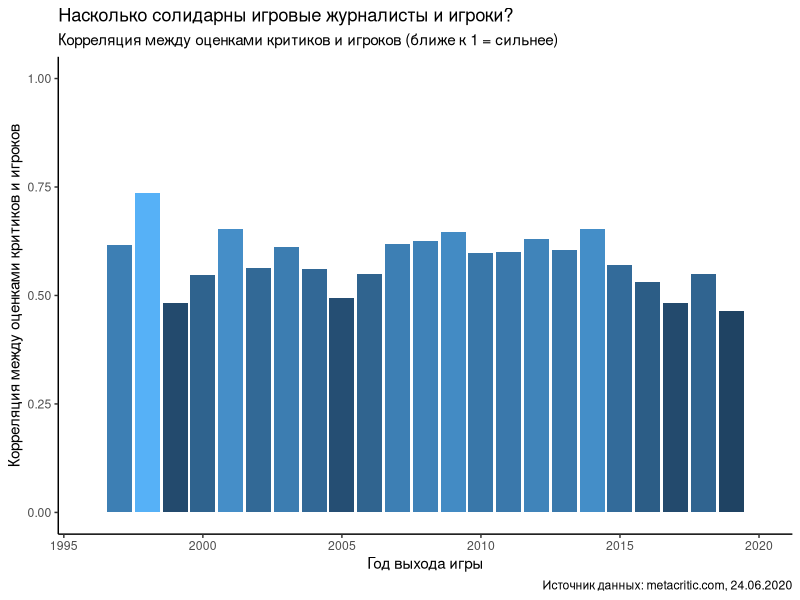
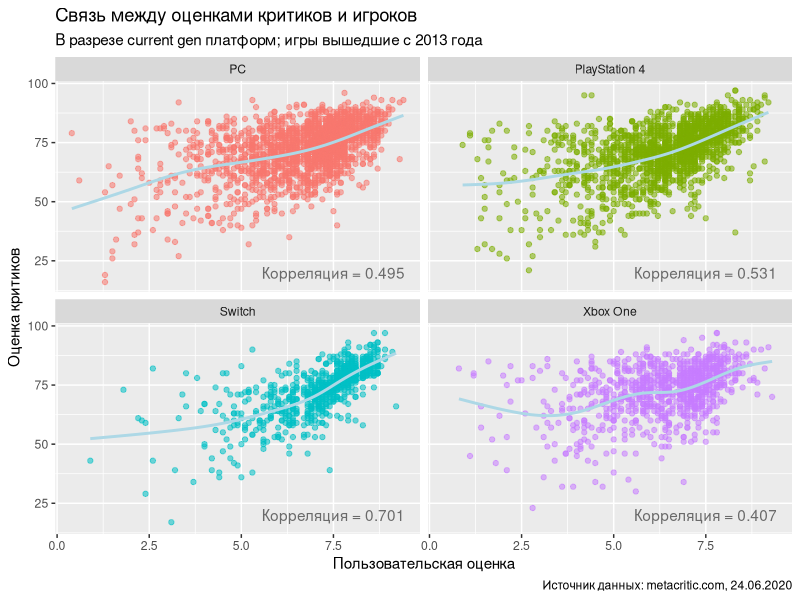
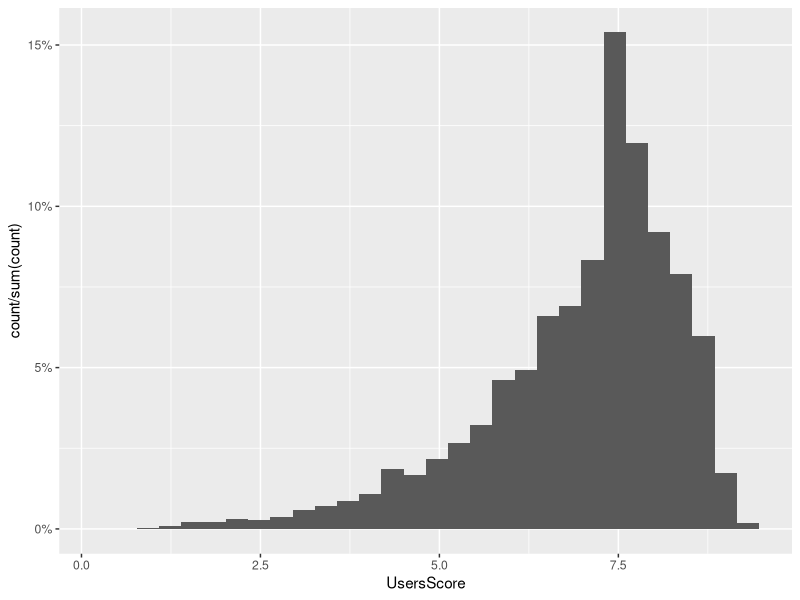
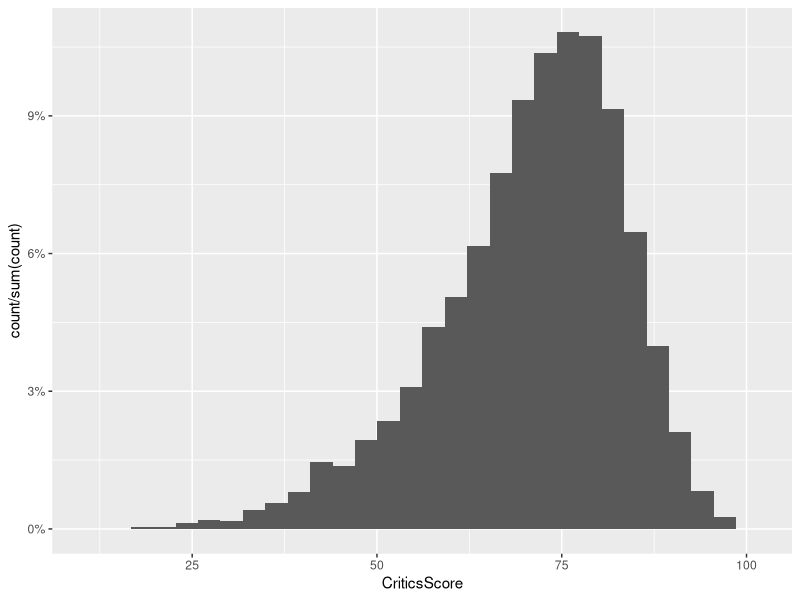
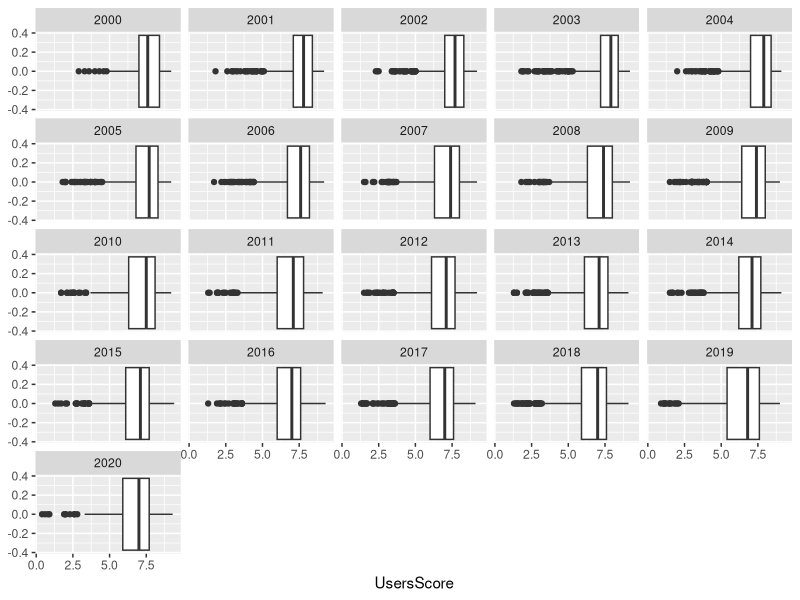
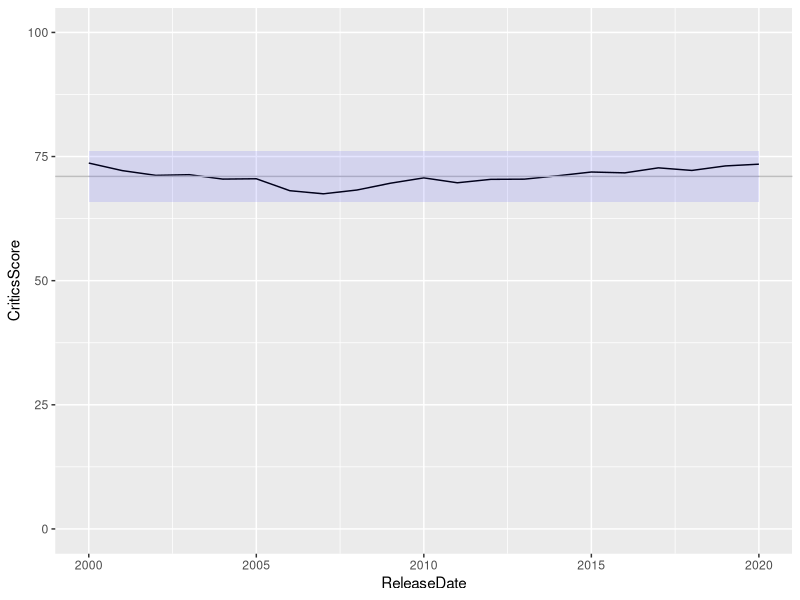

Reproduce these figures in R, in order.
#install.packages("arules")

library(tidyverse)
library(lubridate)

meta_base <- read_tsv("metacritics_score.csv")
meta_base %>%
  mutate(ReleaseDate = year(ReleaseDate)) %>%
  filter(ReleaseDate > 1995) %>%
  group_by(ReleaseDate) %>%
  summarise(correlation = cor(UsersScore, CriticsScore)) %>%
  mutate(meancor = mean(correlation), sdcor = sd(correlation)) %>%
  ggplot(aes(x = ReleaseDate, y = correlation, fill = correlation)) +
  geom_col() +
  scale_x_discrete(breaks = seq(1996, 2020, by = 1)) +
  ylim(0, 1) +
  xlim(1996, 2020) +
  theme_classic() +
  labs(x = "Год выхода игры", y = "Корреляция между оценками критиков и игроков",
       title ="Насколько солидарны игровые журналисты и игроки?",
       subtitle = "Корреляция между оценками критиков и игроков (ближе к 1 = сильнее)",
       caption = "Источник данных: metacritic.com, 24.06.2020") +
  theme(legend.position="none") 

current_gen <- c("PC", "Xbox One", "Switch", "PlayStation 4")

meta_base_cor <- meta_base %>%
  mutate(ReleaseDate = year(ReleaseDate)) %>%
  filter(Platform %in% current_gen, ReleaseDate >= 2013) %>%
  group_by(Platform) %>%
  summarise(correlation = str_c("Корреляция = ", round(cor(UsersScore, CriticsScore),3)))

meta_base %>%
  mutate(ReleaseDate = year(ReleaseDate)) %>%
  filter(Platform %in% current_gen, ReleaseDate >= 2013) %>%
  ggplot(aes(x = UsersScore, y = CriticsScore, alpha = 0.1, color = Platform)) +
  geom_point() + 
  facet_wrap(Platform ~ .) +
  geom_text(x = 7.5, y = 20, aes(label = correlation), data = meta_base_cor, color = "black") +
  geom_smooth(color = "Light Blue", se = FALSE) +
  theme(legend.position="none") +
  labs(x = "Пользовательская оценка", y = "Оценка критиков",
       title ="Связь между оценками критиков и игроков",
       subtitle = "В разрезе current gen платформ; игры вышедшие с 2013 года",
       caption = "Источник данных: metacritic.com, 24.06.2020")

ggplot(data = meta_base, aes(x = UsersScore)) +
  geom_histogram(aes(y = stat(count)/sum(count)))+
  scale_y_continuous(labels = scales::percent)
ggplot(data = meta_base, aes(x = CriticsScore)) +
  geom_histogram(aes(y = stat(count)/sum(count)))+
  scale_y_continuous(labels = scales::percent)

summary(meta_base)
meta_base %>%
  filter(Platform != "Stadia") %>%
  mutate(ReleaseDate = year(ReleaseDate)) %>%
  filter(ReleaseDate >= 2000) %>%
  ggplot(aes(x = UsersScore)) +
    geom_boxplot() +
    facet_wrap(ReleaseDate ~ .)

meta_base %>%
  mutate(ReleaseDate = year(ReleaseDate)) %>%
  filter(ReleaseDate == 2020) %>%
  summary()

meta_base %>%
  mutate(ReleaseDate = year(ReleaseDate)) %>%
  filter(ReleaseDate >= 2000) %>%
  group_by(ReleaseDate) %>%
  summarize(CriticsScore = mean(CriticsScore)) %>%
  mutate(sdCs = sd(CriticsScore), meanCs = mean(CriticsScore)) %>%
  ggplot(aes(x = ReleaseDate, y = CriticsScore)) +
  geom_line() +
  ylim(0, 100) +
  geom_hline(yintercept = 71, color = "grey") +
  geom_ribbon(aes(ymin = 71 - (1.7 * 3), ymax = 71 + (1.7 * 3)), alpha = 0.1, fill = "Blue")
